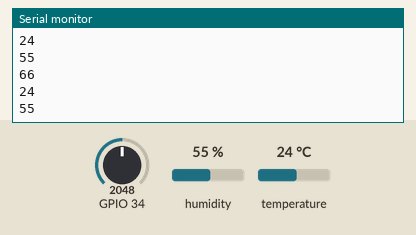
Recording of a sketch running on a simulated ESP32. On the bench: the last lines printed to the serial monitor. The test bench sets the inputs (shaded band); at power-on: humidity 55 %, GPIO 34 = 2048, temperature 24 °C. WiFi joins after 1.5 s; servers stay silent unless stated; no MQTT or app messages arrive unless stated.

Above: at 1.8 s.
1.9 s: humidity set to 22 %
At 3.3 s:
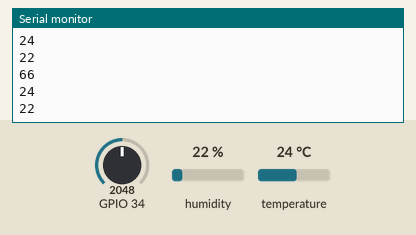
3.4 s: GPIO 34 set to 2866
At 4.6 s:
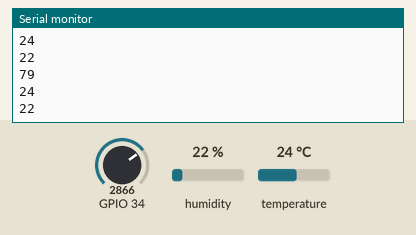
4.9 s: temperature set to 12 °C
At 6.3 s:
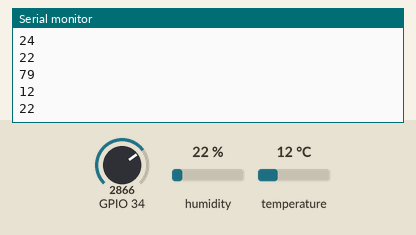
6.4 s: GPIO 34 set to 3603
At 7.7 s:
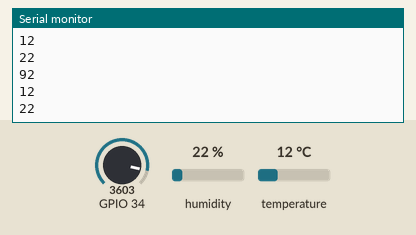
7.9 s: humidity set to 40 %
At 9.0 s:
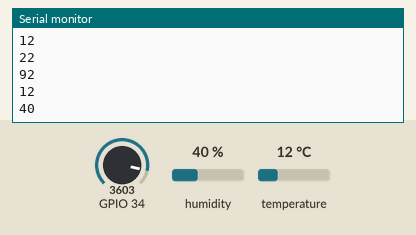
Timing chart, 0 to 10.4 s (numbered marks = the images above; inputs shaded):
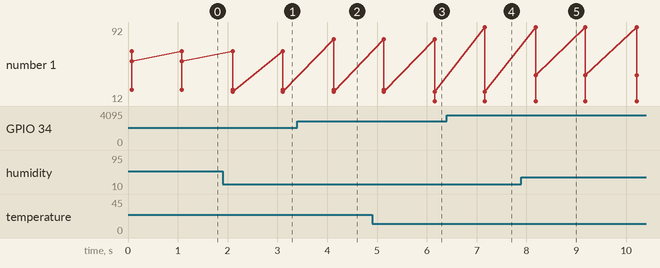

Measured:
- after the input at 1.9 s, the serial monitor: prints a new line after 0.20 s (image 1)
- after the input at 3.4 s, the serial monitor: prints a new line after 0.73 s (image 2)
- after the input at 4.9 s, the serial monitor: prints a new line after 1.3 s (image 3)
- after the input at 6.4 s, the serial monitor: prints a new line after 0.76 s (image 4)
- after the input at 7.9 s, the serial monitor: prints a new line after 0.28 s (image 5)
- plotted number 1: 55 → 22 after the input at 1.9 s, 22 → 40 after the input at 7.9 s

The sketch:

CP6.ino
```cpp
#include <WiFi.h>
#include <PubSubClient.h>
#include <Adafruit_Sensor.h>
#include "DHT.h"

const char* ssid = "Wokwi-GUEST";
const char* password = "";
const char* IP_MQTT = "4.228.225.124";

WiFiClient espClient;
PubSubClient client(espClient);

DHT dht(4, DHT11);

void connectWiFi(){
  if (WiFi.status() != WL_CONNECTED){
    WiFi.begin(ssid, password);
    if (WiFi.status() == WL_CONNECTED){
      Serial.println("Dispositivo conectado ao wifi");
    }
  }
}

void setup(){
  pinMode(34, INPUT);
  connectWiFi();
  client.setServer(IP_MQTT, 1883);
  dht.begin();
  Serial.begin(9600);

}

void loop(){

  if (!client.connected()){
    client.connect("device001");
    if (client.connected()){
      Serial.println("Dispositivo conectado ao Broker");
    }
  }
  int temperatura = dht.readTemperature();
  int umidade = dht.readHumidity();
  int luminosidade = analogRead(34);
  luminosidade = map(luminosidade, 0, 4063, 32, 100);
  Serial.println(luminosidade);
  Serial.println(temperatura);
  Serial.println(umidade);

  String temperatura_m = String(temperatura);
  String luminosidade_m = String(luminosidade);
  String umidade_m = String(umidade);
  client.publish("/TEF/device001/attrs/temperatura", temperatura_m.c_str());
  client.publish("/TEF/device001/attrs/umidade", umidade_m.c_str());
  client.publish("/TEF/device001/attrs/luminosidade", luminosidade_m.c_str());
  delay(1000);

  client.loop();
}
```
